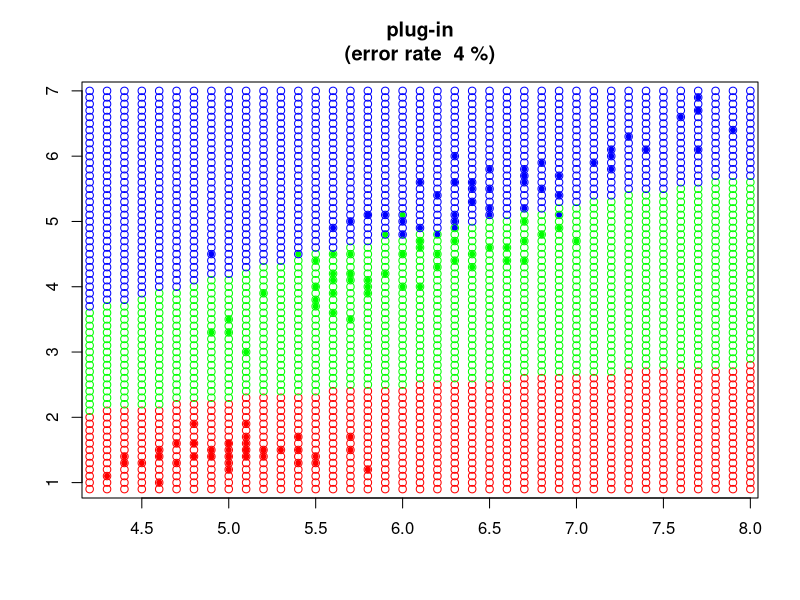

Recreate this plot in R.
#Павлюков В.В. 401и
#source("plug_in.R")
#Для классификации нужны:
#обучающая выборка
D_to_M=function(D){
  n=dim(D)[1]
  m=dim(D)[2]
  M=matrix(0,n,m)
  for(i in 1:n){
    for(j in 1:m){
      M[i,j]=D[i,j]
    }
  }
  M
}
Xl = D_to_M(iris)#ирисы фишера: обучающая выборка
N = c(1,3)#вектор признаков, содержит номера признаков учавствующих в обучении
Xl = Xl[,append(N,5)]#"обрезание" "лишних" столбцов выборки
n<-length(N)#число признаков
nomer_stolbtca_classov <- dim(Xl)[2]#номер столбца с названиями классов(в нашем случае последний 3-й)
classes = levels(iris[,dim(iris)[2]])#вектор названий классов
Ny<-length(classes)#количество классов
#эмпирические оценки априорных вероятностей появления объектов классов(частоты в выборке)
Py<-table(Xl[,nomer_stolbtca_classov])/dim(Xl)[1]

#Ишем эмпирические оценки функций правдоподобия

#матрица матожиданий
myus=matrix(ncol=n,nrow=Ny)
for(i in 1:Ny){
  myus[i,]=apply(Xl[,-nomer_stolbtca_classov][which(Xl[,nomer_stolbtca_classov]==i),],2,"mean")
}

#ковариационные матрицы
E=rep(0,n*n*Ny)
dim(E)<-c(n,n,Ny)

for(i in 1:Ny){
  Lx=Xl[,-nomer_stolbtca_classov][which(Xl[,nomer_stolbtca_classov]==i),]
  Lx=sweep(Lx,2,myus[i,],"-")
  for(j in 1:dim(Lx)[1]){
    E[,,i]=E[,,i]+as.double(Lx[j,])%*%t(as.double(Lx[j,]))
  }
  E[,,i]<-E[,,i]/(dim(Lx)[1]-1)
}
#Функция вычисляющая плотность распределения величины
Ng=function(x,myu,E){
  n=length(x)
  k=as.double(-1*((t(x-myu)%*%solve(E))%*%(x-myu))/2)
  exp(k)/sqrt((2*pi)^n*det(E))
}

#Наивный классификатор
a = function(x, classes, Py, myus, E) {
  Y = length(classes)#количество классов
  n = dim(x)[2]#количество признаков
  scores = rep(0, Y)#вектор плотностей
  for (i in 1:Y) {
    scores[i] = Py[i]*Ng(x, myus[i,], E[,,i])#
  }
  which.max(scores)#порядковый номер максимальной вероятности
}

#процент ошибки классификации
l<-dim(Xl)[1]
e<-0.0
for(i in 1:l){
  e<-e+100*(Xl[,nomer_stolbtca_classov][i]!=a(c(Xl[,1][i],Xl[,2][i]), classes, Py, myus, E ))/l
}

tcveta = c("red", "green", "blue")#создает вектор цветов
# график
plot(Xl[,1], Xl[,2], col = tcveta[Xl[,nomer_stolbtca_classov]], xlab = "", ylab = "",main = paste("plug-in\n(error rate ",round(e,digits=2),"%)"),pch = 20)
#классифицируем все точки видимой области первого графика с шагом (0.1, 0.1)    
w_min<-min(Xl[,1])-0.1
w_max<-max(Xl[,1])+0.1
h_min<-min(Xl[,2])-0.1
h_max<-max(Xl[,2])+0.1
w<-w_min
while(w<w_max){
  h=h_min
  while(h<h_max){
    points(w, h, col = tcveta[a(c(w,h), classes, Py, myus, E )], pch = 1)
    h=h+0.1
  }
  w=w+0.1
}